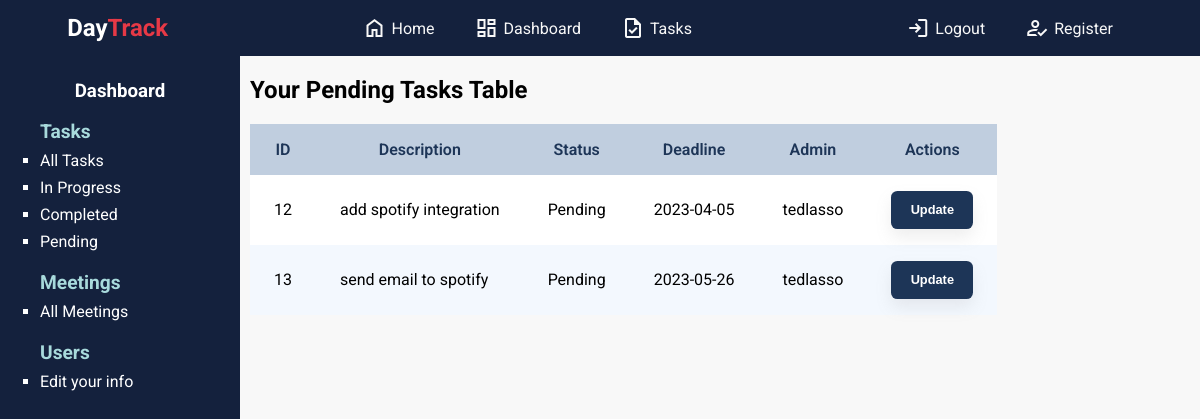
/dashboard/workdash/workerpending.php (signed in), run on the app's committed database.
### tables this page shows
CREATE TABLE `detyra` (
  `ID` int(11) NOT NULL,
  `desc` varchar(100) NOT NULL,
  `status` varchar(100) NOT NULL,
  `deadline` date NOT NULL,
  `admin` int(11) NOT NULL,
  `progress` int(11) NOT NULL,
  `username` varchar(100) DEFAULT NULL
);

CREATE TABLE `admindb` (
  `ID` int(11) NOT NULL,
  `name` varchar(100) NOT NULL,
  `surname` varchar(100) NOT NULL,
  `email` varchar(100) NOT NULL,
  `username` varchar(100) NOT NULL,
  `password` varchar(100) NOT NULL,
  `confpassword` varchar(100) NOT NULL
);

### dbCon.php (called while the page is built, shortened)
<?php
    class dbCon{
        public $conn = null;
        private $host = 'localhost';
        private $database = 'daytrackdb';
        private $username = 'root';
        private $password = '';
        public function connDB(){
            try{
                $this->conn = new   PDO("mysql:host=$this->host;dbname=$this->database",
                                    $this->username,$this->password,
                                    [PDO::ATTR_DEFAULT_FETCH_MODE => PDO::FETCH_ASSOC]);
            } catch(PDOException  $pdoe){
                die("Nuk mund te lidhej ne bazen e te dhenave {$this->database}: ". $pdoe->getMessage());
            }
            return $this->conn;
        }
 }
?>

### logic/detyra.php (called while the page is built, shortened)
<?php
include_once(__DIR__."./../dbCon.php");
class Detyra extends dbCon{
    private $dbConnection;
    public function __construct($ID='',$desc='',$status='',$deadline='',$username='',$admin='',$progress=''){
        $this->dbConnection = $this->connDB();
    }
    public function showYourPendingDetyra(){
        try{
            $sql = "SELECT d.ID, d.desc, d.status ,d.deadline ,d.username ,a.username as adminuser
            FROM detyra d inner join admindb a on d.admin = a.ID
            where d.status like 'pending' and d.username like '".$_SESSION["username"]."'";
            $stm = $this->dbConnection->prepare($sql);
            $stm->execute();
            $detyrat= $stm->fetchAll();
            return $detyrat;
        } catch(Exception $e){
            return $e -> getMessage();
        }
    }
}
?>

### dashboard/workdash/workerpending.php (the view, shortened to what this page needs)
<?php
    include_once("../../dbCon.php");
    include_once("../../logic/detyra.php");
  $text = "Login";
  $redirect = "../../login.php";
  if(isset($_SESSION['username'])){
    $text = "Logout";
    $redirect = "../../logout.php";
  }
?>
<!DOCTYPE html>
<html lang="en">
<head>
    <link rel="stylesheet" href="../../style/dashboard.css">
    <link rel="stylesheet" href="../../style/sty1.css">
    <link rel="stylesheet" href="../../style/tables.css">
</head>
<body>
<header>
       <h2 style="margin:auto 0"> <a href="index.html" style="text-decoration:none;color:white" > Day<span style="color:var(--zorange)">Track</span> </a></h2>
       <ul >
           <li><a href="../../index.php" class="header-links"><span style="padding-right:5px" class="material-symbols-outlined">
               </span> Home</a> </li>
           <li><a href="../dashboard.php" class="header-links"><span class="material-symbols-outlined" style="padding-right:5px">
               </span>Dashboard</a> </li>
           <li><a href="" class="header-links"><span class="material-symbols-outlined" style="padding-right:5px">
               </span>Tasks</a> </li>
       </ul>
       <ul>
           <li><a href="<?= $redirect ?>" class="header-links"><span class="material-symbols-outlined" style="padding-right:5px">
               </span><?= $text ?></a></li>
           <li><a href="register.html" class="header-links"><span class="material-symbols-outlined" style="padding-right:5px">
               </span>Register</a></li>
       </ul>
   </header>
   <main style="display:flex;">
    <aside class="aside">
        <h3 style="text-align:center;color:white" class="title">Dashboard</h3>
        <ul>
            <h4 style="color:white;font-size:1.2rem;margin:0;color:var(--blue1)">Tasks</h4>
            <li><a href="./workeralltasks.php">All Tasks </a></li>
            <li><a href="./workerinprogress.php">In Progress </a></li>
            <li><a href="./workercompleted.php">Completed </a></li>
            <li><a href="./workerpending.php">Pending </a></li>
            <h4 style="color:white;font-size:1.2rem;margin:0;color:var(--blue1);margin-top:20px;">Meetings</h4>
        <li><a href="./workermeetings.php">All Meetings </a></li>
        <h4 style="color:white;font-size:1.2rem;margin:0;color:var(--blue1);margin-top:20px;">Users</h4>
        <li><a href="<?= "../../func/updUser.php?ID=".$_SESSION["userid"] ?>">Edit your info </a></li>
        </ul>
    </aside>
    <div class="main-content">
        <table class="detyratable">
           <h2 style="padding:0px 10px;">Your Pending Tasks Table</h2>
           <tr>
               <th>ID</th>
               <th>Description</th>
               <th>Status</th>
               <th>Deadline</th>
               <th>Admin</th>
               <th colspan="2">Actions</th>
           </tr>
           <?php
           $dtr = new Detyra();
           $detyrat = $dtr->showYourPendingDetyra();
           foreach($detyrat as $detyra){
           ?>
               <tr>
                   <td><?= $detyra["ID"]?></td>
                   <td><?= $detyra["desc"]?></td>
                   <td><?= $detyra["status"]?></td>
                   <td><?= $detyra["deadline"]?></td>
                   <td><?= $detyra["adminuser"]?></td>
                   <td>
                   <a href="<?= "../../func/updDetyra.php?ID=$detyra[ID]"?>"><button class="updatebtn">Update</button></a>
                </td>
               </tr>
           <?php
           }
           ?>
           </table>
    </div>
    </main>
</body>
</html>

### style/dashboard.css (style rules this page uses)
aside { width:15rem; min-height:100vh; background-color:#14213d; padding-top:5px; }
aside ul { list-style-type:square; }
aside ul li { color:white; margin: 0.5rem 0px; }
aside ul li a { text-decoration: none; color:white; transition:0.2s ease; }

### style/sty1.css (style rules this page uses)
:root { --zblue:#1d3557; --zorange:#e63946; --zgray:#f8f8f8; --blue1: #A8DADC; --blue2: #457B9D; }
body { margin:0 auto; font-family:'Roboto'; background-color:var(--zgray); }
header { background-color:#14213d; color:var(--zgray); display:flex; flex-wrap:wrap; min-width:100%; flex-direction:row; justify-content: space-around; }
header ul { display:flex; list-style: none; }
header ul li { margin-inline:20px; transition:0.2s ease-in; vertical-align: center; }
header ul li a { display:flex; justify-content: center; align-items: center; }
.header-links { text-decoration:none; color:var(--zgray); vertical-align: center; transition: 0.2s ease; }

### style/tables.css (style rules this page uses)
.detyratable { border-collapse: collapse; border-radius: 50%; margin:10px; }
.detyratable th { color: var(--zblue); background-color:#c0cedf; font-weight: normal; font-weight:600; }
.detyratable td { color:black; }
.detyratable tr { background-color:white; }
.detyratable th,td { padding:1rem 1.5rem; }
.detyratable tr:nth-child(odd) { background-color:#f3f8fe; }
.updatebtn { font-size: 0.8rem; align-items: center; height: 38px; border-radius: 0.4rem; cursor:pointer; font-weight: 600; padding: 0 1.2rem; color: white; border: none; box-shadow: 0 .5rem 1rem rgba(143, 142, 142, 0.15)!important; background: var(--zblue); }

### data on the page
detyra: ID "12", desc "add spotify integration", status "Pending", deadline "2023-04-05", admindb.username "tedlasso"
detyra: ID "13", desc "send email to spotify", status "Pending", deadline "2023-05-26", admindb.username "tedlasso"

### other printed values
$text "Logout"
